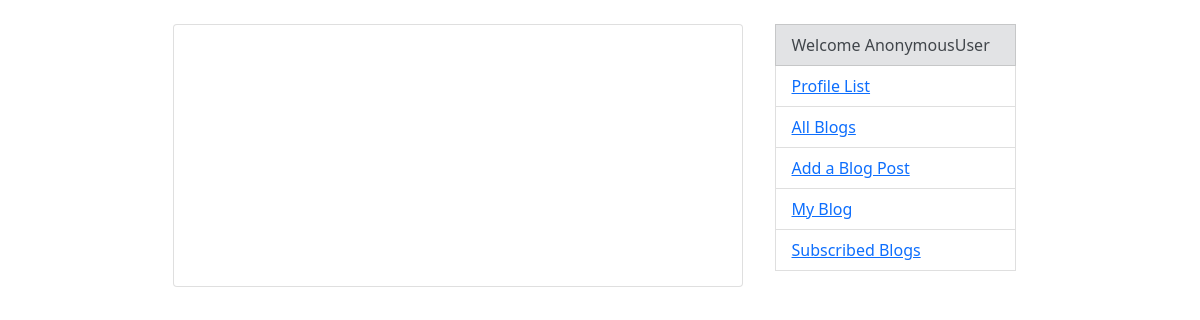
Page /blogs/ on the earlier database version.
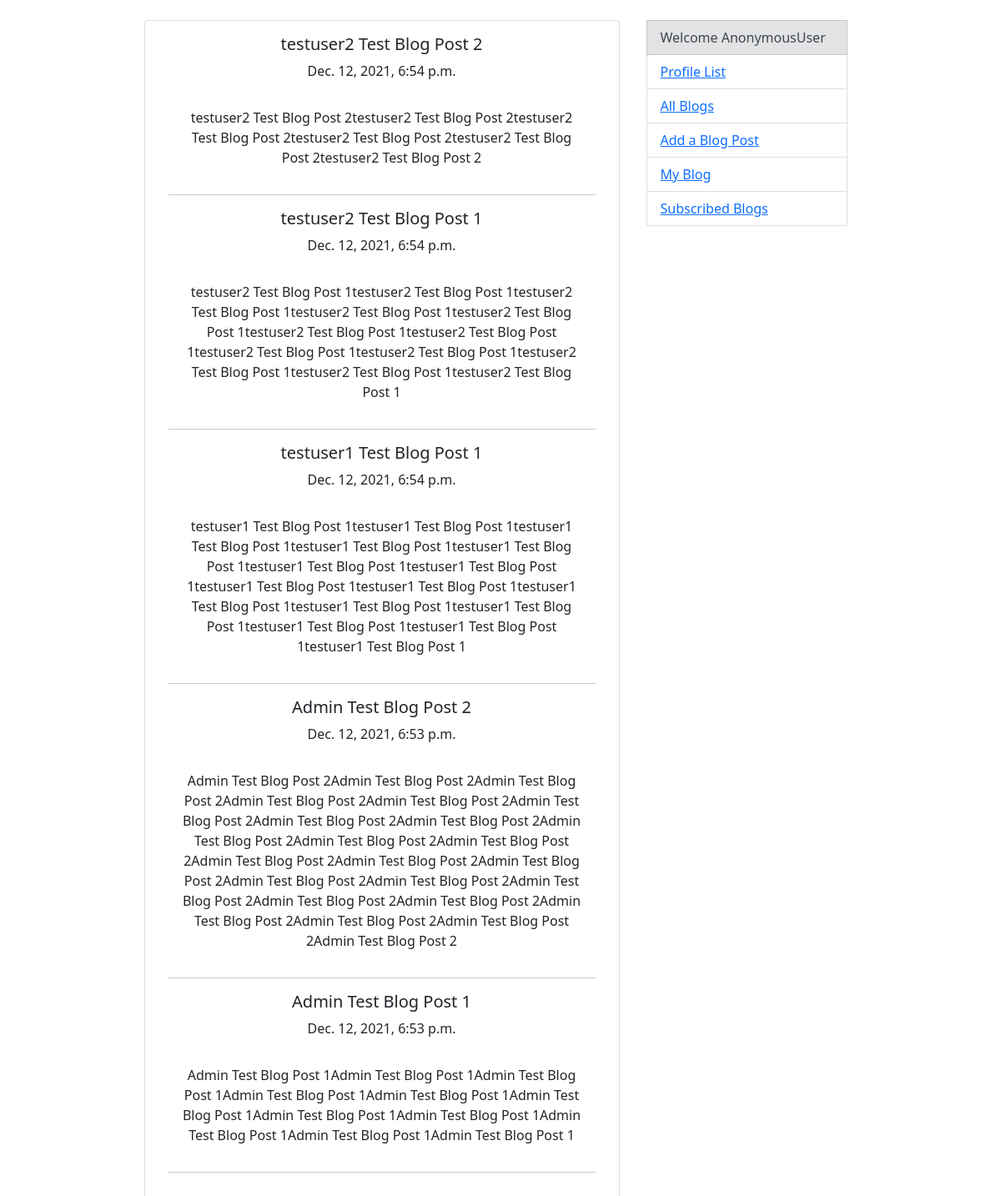
Same page on the later database version.
### blogs/models.py (models this page shows, shortened)
class BlogPost(models.Model):
    author = models.ForeignKey(Profile, on_delete=models.CASCADE)
    post_title = models.CharField("Post Title", max_length=150, unique=True)
    post_content = models.TextField("Content")
    created = models.DateTimeField(auto_now_add=True)
    class Meta:
        ordering = ("-created",)

### blogs/views.py (the view)
# urls.py: path('', BlogPostListView.as_view(), name='blogs'),
class BlogPostListView(ListView):
    model = BlogPost
    template_name = 'blogs/index.html'
    context_object_name = "blogs"
    ordering = "-created"

### blogs/templates/blogs/index.html (shortened to what this page needs)
{% extends 'base.html' %}
{% block content %}
    {% for post in blogs %}
        <h5 class="card-title">{{ post.post_title }}</h5>
        <p class="card-text">{{ post.created }}</p>
        <p class="card-body">{{ post.post_content }}</p>
        <hr>
    {% endfor %}
{% endblock %}

### templates/base.html (shortened to what this page needs)
<!doctype html>
<html lang="en">
    <head>
        <link href="https://cdn.jsdelivr.net/npm/bootstrap@5.0.2/dist/css/bootstrap.min.css" rel="stylesheet">
    </head>
    <body>
        <br>
        <div class="container">
            <div class="row justify-content-md-center">
                <div class="card col-6 text-center">
                    <div class="card-body">
                        {% block content %}
                        {% endblock %}
                    </div>
                </div>
                <div class="list-group col-3">
                    <ul>
                        <li class="list-group-item list-group-item-secondary" aria-current="true">Welcome {{ request.user }}</li>
                        <li class="list-group-item list-group-item-action"><a href="{% url "profiles:profiles" %}">Profile List</a></li>
                        <li class="list-group-item list-group-item-action"><a href="{% url "blogs:blogs" %}">All Blogs</a></li>
                        <li class="list-group-item list-group-item-action"><a href="#">Add a Blog Post</a></li>
                        <li class="list-group-item list-group-item-action"><a href="{% url "blogs:my-blog" user.pk %}">My Blog</a></li>
                        <li class="list-group-item list-group-item-action"><a href="{% url "blogs:subscribed-blogs" %}">Subscribed Blogs</a></li>
                    </ul>
                </div>
            </div>
        </div>
    </body>
</html>

Differences in the rows shown:
added BlogPost: post_title "testuser2 Test Blog Post 2", created "Dec. 12, 2021, 6:54 p.m.", post_content "testuser2 Test Blog Post 2testuser2 Test Blog Post 2testuser2 Test Blog Post 2testuser2 Test Blog Post 2testuser2 Test Blog Post 2testuser2 Test Blog Post 2"
added BlogPost: post_title "testuser2 Test Blog Post 1", created "Dec. 12, 2021, 6:54 p.m.", post_content "testuser2 Test Blog Post 1testuser2 Test Blog Post 1testuser2 Test Blog Post 1testuser2 Test Blog Post 1testuser2 Test Blog Post 1testuser2 Test Blog Post 1testuser2 Test Blog Post 1testuser2 Test Blog Post 1testuser2 Test Blog Post 1testuser2 Test Blog Post 1testuser2 Test Blog Post 1testuser2 Test Blog Post 1"
added BlogPost: post_title "testuser1 Test Blog Post 1", created "Dec. 12, 2021, 6:54 p.m.", post_content "testuser1 Test Blog Post 1testuser1 Test Blog Post 1testuser1 Test Blog Post 1testuser1 Test Blog Post 1testuser1 Test Blog Post 1testuser1 Test Blog Post 1testuser1 Test Blog Post 1testuser1 Test Blog Post 1testuser1 Test Blog Post 1testuser1 Test Blog Post 1testuser1 Test Blog Post 1testuser1 Test Blog Post 1testuser1 Test Blog Post 1testuser1 Test Blog Post 1testuser1 Test Blog Post 1"
added BlogPost: post_title "Admin Test Blog Post 2", created "Dec. 12, 2021, 6:53 p.m.", post_content "Admin Test Blog Post 2Admin Test Blog Post 2Admin Test Blog Post 2Admin Test Blog Post 2Admin Test Blog Post 2Admin Test Blog Post 2Admin Test Blog Post 2Admin Test Blog Post 2Admin Test Blog Post 2Admin Test Blog Post 2Admin Test Blog Post 2Admin Test Blog Post 2Admin Test Blog Post 2Admin Test Blog Post 2Admin Test Blog Post 2Admin Test Blog Post 2Admin Test Blog Post 2Admin Test Blog Post 2Admin Test Blog Post 2Admin Test Blog Post 2Admin Test Blog Post 2Admin Test Blog Post 2Admin Test Blog Post 2"
added BlogPost: post_title "Admin Test Blog Post 1", created "Dec. 12, 2021, 6:53 p.m.", post_content "Admin Test Blog Post 1Admin Test Blog Post 1Admin Test Blog Post 1Admin Test Blog Post 1Admin Test Blog Post 1Admin Test Blog Post 1Admin Test Blog Post 1Admin Test Blog Post 1Admin Test Blog Post 1Admin Test Blog Post 1Admin Test Blog Post 1"
